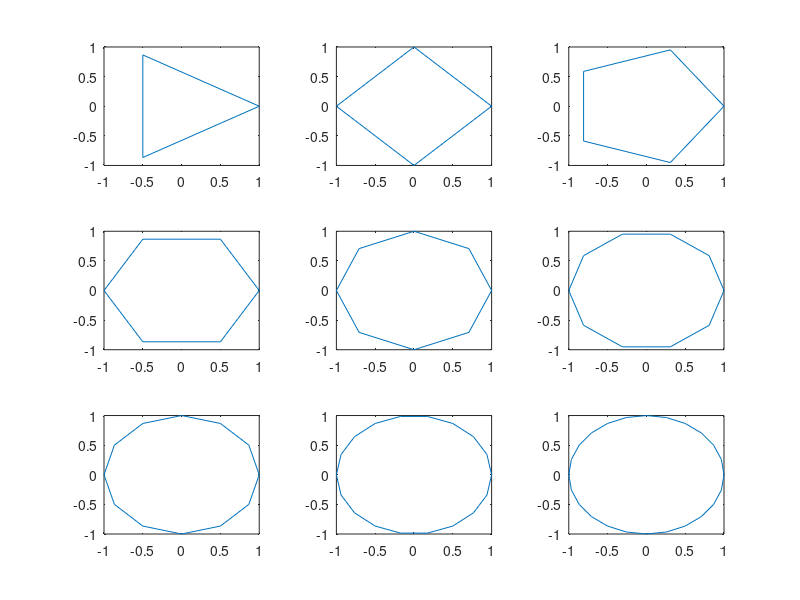

Reproduce this figure in MATLAB.
% Script File:   Polygons in p.22 Sec.1.2.3
% Plots  selected regular polygons.
% close all
theta = linspace(0,2*pi,361) ;
c = cos(theta);
s = sin(theta);
k=0;
for sides = [3 4 5 6 8 10 12 18 24]
   stride = 360/sides;
   k=k+1;
   subplot(3,3,k)
   plot(c(1:stride:361),s(1:stride:361))
  % axis equal
end